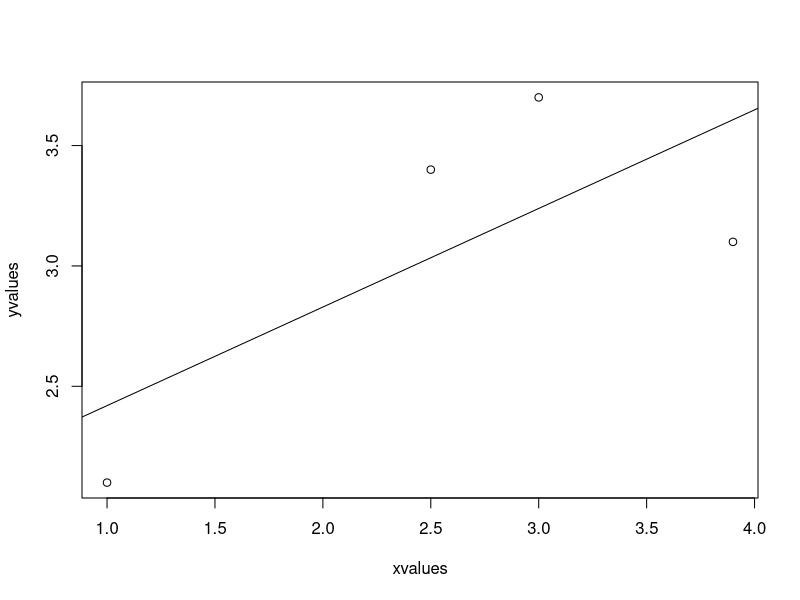

Source code (R):
# LSM R코드 예제

# 데이터를 입력하고 모두 rbind 한 후 matrix를 data.frame으로 변환한다
lsm.data <- as.data.frame(rbind(
  c(1, 2.1),
  c(3, 3.7),
  c(2.5, 3.4),
  c(3.9, 3.1)
))

colnames(lsm.data) <- c("xvalues", "yvalues")  # data.frame에 컬럼 이름을 지정한다
m <- lm(yvalues ~ xvalues, data=lsm.data)  # 선형회귀 모델을 구한다
m  # 결과값 출력

plot(lsm.data) # 플로팅하기
abline(m) # 추이선 그러기